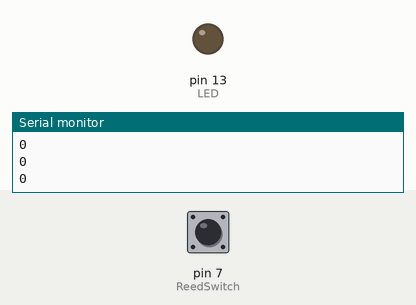
This sketch was run on a simulated Arduino Uno, built with avr-gcc and run on an emulated ATmega328P. Shown: output pins drawn as LEDs (lit = HIGH), the last lines printed to the serial monitor. The test bench sets the inputs (shaded band); at power-on: pin 7 (ReedSwitch) LOW.

Above: at 1.2 s.
1.3 s: pin 7 (ReedSwitch) pulled HIGH for 0.15 s
At 1.4 s:
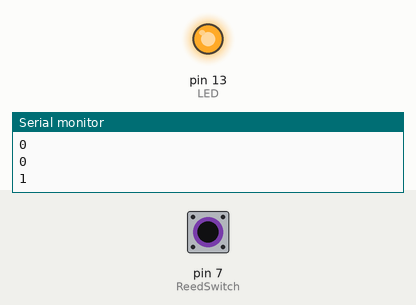
3.0 s: pin 7 (ReedSwitch) pulled HIGH for 3.2 s
At 6.7 s:
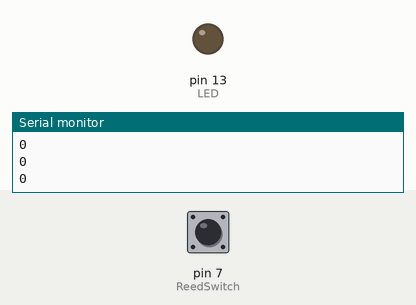
Timing chart, 0 to 8.2 s (numbered marks = the images above; inputs shaded):
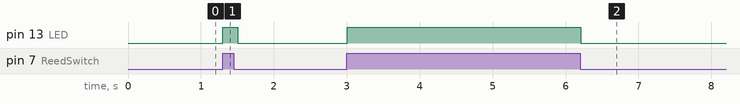

Measured:
- after the input at 1.3 s, pin 13 (LED): LOW → HIGH at once, → LOW 0.20 s later
- after the input at 3.0 s, pin 13 (LED): LOW → HIGH at once, → LOW 3.2 s later

The sketch:

chapter-2.4.3.ino
```cpp
int LED =13;                   // 변수 LED에 11번 핀 번호 설정
int ReedSwitch = 7;            // 변수 ReedSwitch에 7번 핀 번호 설정
void setup() {
  Serial.begin(9600);         // 시리얼 모니터 Baudrate 설정
  pinMode(LED, OUTPUT);        // LED 핀 출력모드로 설정
}
void loop() {
  int readValue = digitalRead(ReedSwitch);  // D7에서 읽은 값을 readVal에 저장
  Serial.println(readValue);
  if(readValue) {                           // readValue 값이 1이면 { } 내용 실행
    digitalWrite(LED, HIGH);                // LED를 켭니다.
  }
  else {                                    // readValue 값이 0이면 { } 내용 실행
    digitalWrite(LED, LOW);                 // LED를 끕니다.
  }
  delay(100);
}
```
